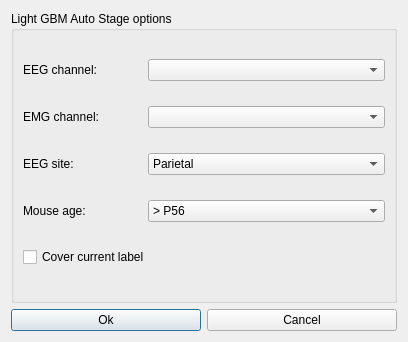
<?xml version="1.0" encoding="UTF-8"?>
<ui version="4.0">
 <class>AutoStageLightGBMDialog</class>
 <widget class="QDialog" name="AutoStageLightGBMDialog">
  <property name="geometry">
   <rect>
    <x>0</x>
    <y>0</y>
    <width>408</width>
    <height>342</height>
   </rect>
  </property>
  <property name="windowTitle">
   <string>Dialog</string>
  </property>
  <property name="windowIcon">
   <iconset resource="../resources/misleep.qrc">
    <normaloff>:/logo/logo.png</normaloff>:/logo/logo.png</iconset>
  </property>
  <layout class="QGridLayout" name="gridLayout">
   <item row="1" column="0">
    <widget class="QPushButton" name="OKBt">
     <property name="text">
      <string>Ok</string>
     </property>
    </widget>
   </item>
   <item row="1" column="1">
    <widget class="QPushButton" name="CancelBt">
     <property name="text">
      <string>Cancel</string>
     </property>
    </widget>
   </item>
   <item row="0" column="0" colspan="2">
    <widget class="QGroupBox" name="groupBox">
     <property name="title">
      <string>Light GBM Auto Stage options</string>
     </property>
     <layout class="QGridLayout" name="gridLayout_2">
      <item row="3" column="1" colspan="2">
       <widget class="QComboBox" name="AgeCombox">
        <item>
         <property name="text">
          <string>&gt; P56</string>
         </property>
        </item>
        <item>
         <property name="text">
          <string>P30 - P56</string>
         </property>
        </item>
        <item>
         <property name="text">
          <string>&lt; P30</string>
         </property>
        </item>
       </widget>
      </item>
      <item row="0" column="0">
       <widget class="QLabel" name="label">
        <property name="text">
         <string>EEG channel:</string>
        </property>
       </widget>
      </item>
      <item row="3" column="0">
       <widget class="QLabel" name="label_3">
        <property name="text">
         <string>Mouse age:</string>
        </property>
       </widget>
      </item>
      <item row="1" column="1" colspan="2">
       <widget class="QComboBox" name="EMGchannelCombox"/>
      </item>
      <item row="0" column="1" colspan="2">
       <widget class="QComboBox" name="EEGChannelCombox"/>
      </item>
      <item row="2" column="0">
       <widget class="QLabel" name="label_2">
        <property name="text">
         <string>EEG site:</string>
        </property>
       </widget>
      </item>
      <item row="1" column="0">
       <widget class="QLabel" name="label_8">
        <property name="text">
         <string>EMG channel:</string>
        </property>
       </widget>
      </item>
      <item row="2" column="1" colspan="2">
       <widget class="QComboBox" name="EEGSiteCombox">
        <item>
         <property name="text">
          <string>Parietal</string>
         </property>
        </item>
        <item>
         <property name="text">
          <string>Frontal</string>
         </property>
        </item>
       </widget>
      </item>
      <item row="4" column="0" colspan="3">
       <widget class="QCheckBox" name="SaveAnnoCheckbox">
        <property name="text">
         <string>Cover current label</string>
        </property>
       </widget>
      </item>
     </layout>
    </widget>
   </item>
  </layout>
 </widget>
 <resources>
  <include location="../resources/misleep.qrc"/>
 </resources>
 <connections/>
</ui>
